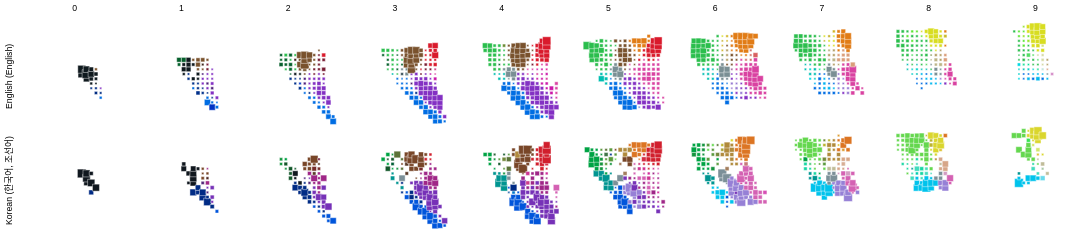

Vega-Lite specification stored for this chart:
### Vega-Lite specification from a JSON file in a GitHub repository (floating-point values rounded to 4 significant figures; data arrays with more than 128 entries replaced by an {"elided": "..."} marker saying what was removed)
{"$schema": "https://vega.github.io/schema/vega-lite/v3.json", "transform": [{"calculate": "datum.binA + -8", "as": "binA2"}, {"calculate": "datum.binB + -12", "as": "binB2"}, {"calculate": "datum.saliency + 4.21126073643228", "as": "sal"}, {"calculate": "datum.majorTerm +'-' + datum.lang", "as": "majorTermLang"}, {"filter": {"field": "lang", "oneOf": ["English (English)", "Korean (한국어, 조선어)"]}}], "config": {"view": {"stroke": null}, "background": "#fff"}, "facet": {"row": {"field": "lang", "type": "ordinal", "header": {"title": null}}, "column": {"field": "binL", "type": "ordinal", "header": {"title": null}}}, "spacing": {"row": -20, "column": -20}, "spec": {"layer": [{"height": 120, "width": 120, "mark": {"type": "square", "strokeWidth": "0.5", "stroke": "white"}, "encoding": {"x": {"field": "binA2", "type": "ordinal", "scale": {"domain": [-12, -11, -10, -9, -8, -7, -6, -5, -4, -3, -2, -1, 0, 1, 2, 3, 4, 5, 6, 7, 8, 9]}, "axis": null}, "y": {"field": "binB2", "type": "ordinal", "scale": {"domain": [9, 8, 7, 6, 5, 4, 3, 2, 1, 0, -1, -2, -3, -4, -5, -6, -7, -8, -9, -10, -11, -12]}, "axis": null}, "detail": {"field": "majorTerm", "type": "nominal"}, "size": {"field": "maxpTC", "type": "quantitative", "scale": {"range": [4, 100], "type": "pow", "exponent": 2.5, "zero": false}, "legend": null}, "opacity": {"condition": {"selection": "bins", "value": 1}, "value": 0}, "color": {"field": "majorTermLang", "type": "nominal", "scale": {"domain": {"elided": "160 str values"}, "range": {"elided": "160 str values"}}, "legend": null}}}, {"height": 120, "width": 120, "selection": {"bins": {"type": "single", "fields": ["majorTerm"], "on": "mouseover"}}, "mark": "square", "encoding": {"x": {"field": "binA2", "type": "ordinal", "scale": {"domain": [-12, -11, -10, -9, -8, -7, -6, -5, -4, -3, -2, -1, 0, 1, 2, 3, 4, 5, 6, 7, 8, 9]}, "axis": null}, "y": {"field": "binB2", "type": "ordinal", "scale": {"domain": [9, 8, 7, 6, 5, 4, 3, 2, 1, 0, -1, -2, -3, -4, -5, -6, -7, -8, -9, -10, -11, -12]}, "axis": null}, "opacity": {"value": 0}, "size": {"value": 81}, "tooltip": [{"field": "majorTerm", "type": "nominal", "title": "Max Prob. Term"}, {"field": "lab", "type": "nominal", "title": "Lab (L,a,b)"}]}}], "resolve": {"scale": {"color": "independent"}}}, "data": {"values": {"elided": "2439 records"}}}
